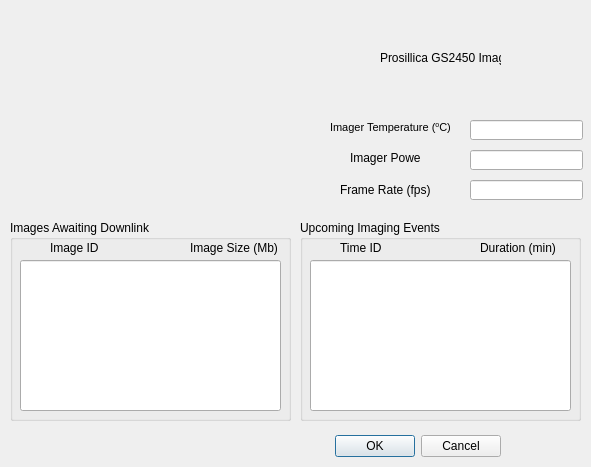
<?xml version="1.0" encoding="UTF-8"?>
<ui version="4.0">
 <class>dlgHIP</class>
 <widget class="QWidget" name="dlgHIP">
  <property name="geometry">
   <rect>
    <x>0</x>
    <y>0</y>
    <width>591</width>
    <height>467</height>
   </rect>
  </property>
  <property name="windowTitle">
   <string>Dialog</string>
  </property>
  <widget class="QDialogButtonBox" name="buttonBox">
   <property name="geometry">
    <rect>
     <x>160</x>
     <y>430</y>
     <width>341</width>
     <height>32</height>
    </rect>
   </property>
   <property name="orientation">
    <enum>Qt::Horizontal</enum>
   </property>
   <property name="standardButtons">
    <set>QDialogButtonBox::Cancel|QDialogButtonBox::Ok</set>
   </property>
  </widget>
  <widget class="QLabel" name="label">
   <property name="geometry">
    <rect>
     <x>20</x>
     <y>20</y>
     <width>291</width>
     <height>181</height>
    </rect>
   </property>
   <property name="text">
    <string/>
   </property>
   <property name="pixmap">
    <pixmap resource="resources/MOST_res.qrc">:/gb_animation_250x133.bmp</pixmap>
   </property>
   <property name="scaledContents">
    <bool>true</bool>
   </property>
  </widget>
  <widget class="QLabel" name="label_2">
   <property name="geometry">
    <rect>
     <x>330</x>
     <y>120</y>
     <width>131</width>
     <height>16</height>
    </rect>
   </property>
   <property name="text">
    <string>&lt;!DOCTYPE HTML PUBLIC &quot;-//W3C//DTD HTML 4.0//EN&quot; &quot;http://www.w3.org/TR/REC-html40/strict.dtd&quot;&gt;
&lt;html&gt;&lt;head&gt;&lt;meta name=&quot;qrichtext&quot; content=&quot;1&quot; /&gt;&lt;style type=&quot;text/css&quot;&gt;
p, li { white-space: pre-wrap; }
&lt;/style&gt;&lt;/head&gt;&lt;body style=&quot; font-family:'MS Shell Dlg 2'; font-size:8.25pt; font-weight:400; font-style:normal;&quot;&gt;
&lt;p style=&quot; margin-top:0px; margin-bottom:0px; margin-left:0px; margin-right:0px; -qt-block-indent:0; text-indent:0px;&quot;&gt;&lt;span style=&quot; font-size:8pt;&quot;&gt;Imager Temperature (&lt;/span&gt;&lt;span style=&quot; font-size:8pt; vertical-align:super;&quot;&gt;o&lt;/span&gt;&lt;span style=&quot; font-size:8pt;&quot;&gt;C)&lt;/span&gt;&lt;/p&gt;&lt;/body&gt;&lt;/html&gt;</string>
   </property>
  </widget>
  <widget class="QLabel" name="label_3">
   <property name="geometry">
    <rect>
     <x>350</x>
     <y>150</y>
     <width>71</width>
     <height>16</height>
    </rect>
   </property>
   <property name="text">
    <string>Imager Power</string>
   </property>
  </widget>
  <widget class="QLineEdit" name="lineEdit">
   <property name="geometry">
    <rect>
     <x>470</x>
     <y>120</y>
     <width>113</width>
     <height>20</height>
    </rect>
   </property>
  </widget>
  <widget class="QLineEdit" name="lineEdit_2">
   <property name="geometry">
    <rect>
     <x>470</x>
     <y>150</y>
     <width>113</width>
     <height>20</height>
    </rect>
   </property>
  </widget>
  <widget class="QLineEdit" name="lineEdit_3">
   <property name="geometry">
    <rect>
     <x>470</x>
     <y>180</y>
     <width>113</width>
     <height>20</height>
    </rect>
   </property>
  </widget>
  <widget class="QGroupBox" name="groupBox">
   <property name="geometry">
    <rect>
     <x>10</x>
     <y>220</y>
     <width>281</width>
     <height>201</height>
    </rect>
   </property>
   <property name="title">
    <string>Images Awaiting Downlink </string>
   </property>
   <widget class="QLineEdit" name="lineEdit_7">
    <property name="geometry">
     <rect>
      <x>10</x>
      <y>40</y>
      <width>261</width>
      <height>151</height>
     </rect>
    </property>
   </widget>
   <widget class="QLabel" name="label_4">
    <property name="geometry">
     <rect>
      <x>40</x>
      <y>20</y>
      <width>51</width>
      <height>16</height>
     </rect>
    </property>
    <property name="text">
     <string>Image ID</string>
    </property>
   </widget>
   <widget class="QLabel" name="label_5">
    <property name="geometry">
     <rect>
      <x>180</x>
      <y>20</y>
      <width>91</width>
      <height>16</height>
     </rect>
    </property>
    <property name="text">
     <string>Image Size (Mb)</string>
    </property>
   </widget>
  </widget>
  <widget class="QGroupBox" name="groupBox_2">
   <property name="geometry">
    <rect>
     <x>300</x>
     <y>220</y>
     <width>281</width>
     <height>201</height>
    </rect>
   </property>
   <property name="title">
    <string>Upcoming Imaging Events </string>
   </property>
   <widget class="QLineEdit" name="lineEdit_8">
    <property name="geometry">
     <rect>
      <x>10</x>
      <y>40</y>
      <width>261</width>
      <height>151</height>
     </rect>
    </property>
   </widget>
   <widget class="QLabel" name="label_6">
    <property name="geometry">
     <rect>
      <x>40</x>
      <y>20</y>
      <width>51</width>
      <height>16</height>
     </rect>
    </property>
    <property name="text">
     <string>Time ID</string>
    </property>
   </widget>
   <widget class="QLabel" name="label_7">
    <property name="geometry">
     <rect>
      <x>180</x>
      <y>20</y>
      <width>91</width>
      <height>16</height>
     </rect>
    </property>
    <property name="text">
     <string>Duration (min)</string>
    </property>
   </widget>
  </widget>
  <widget class="QLabel" name="label_8">
   <property name="geometry">
    <rect>
     <x>340</x>
     <y>180</y>
     <width>91</width>
     <height>20</height>
    </rect>
   </property>
   <property name="text">
    <string>Frame Rate (fps)</string>
   </property>
  </widget>
  <widget class="QLabel" name="label_9">
   <property name="geometry">
    <rect>
     <x>380</x>
     <y>50</y>
     <width>121</width>
     <height>16</height>
    </rect>
   </property>
   <property name="text">
    <string>Prosillica GS2450 Imager</string>
   </property>
  </widget>
 </widget>
 <resources>
  <include location="resources/MOST_res.qrc"/>
 </resources>
 <connections>
  <connection>
   <sender>buttonBox</sender>
   <signal>accepted()</signal>
   <receiver>dlgHIP</receiver>
   <slot>accept()</slot>
   <hints>
    <hint type="sourcelabel">
     <x>248</x>
     <y>254</y>
    </hint>
    <hint type="destinationlabel">
     <x>157</x>
     <y>274</y>
    </hint>
   </hints>
  </connection>
  <connection>
   <sender>buttonBox</sender>
   <signal>rejected()</signal>
   <receiver>dlgHIP</receiver>
   <slot>reject()</slot>
   <hints>
    <hint type="sourcelabel">
     <x>316</x>
     <y>260</y>
    </hint>
    <hint type="destinationlabel">
     <x>286</x>
     <y>274</y>
    </hint>
   </hints>
  </connection>
 </connections>
</ui>
